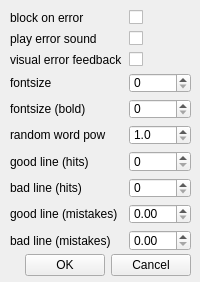
<?xml version="1.0" encoding="UTF-8"?>
<ui version="4.0">
 <class>SettingsWidget</class>
 <widget class="QWidget" name="SettingsWidget">
  <property name="geometry">
   <rect>
    <x>0</x>
    <y>0</y>
    <width>200</width>
    <height>282</height>
   </rect>
  </property>
  <property name="windowTitle">
   <string>Form</string>
  </property>
  <widget class="QWidget" name="formLayoutWidget">
   <property name="geometry">
    <rect>
     <x>10</x>
     <y>10</y>
     <width>181</width>
     <height>241</height>
    </rect>
   </property>
   <layout class="QFormLayout" name="formLayout">
    <property name="fieldGrowthPolicy">
     <enum>QFormLayout::AllNonFixedFieldsGrow</enum>
    </property>
    <item row="0" column="0">
     <widget class="QLabel" name="label">
      <property name="text">
       <string>block on error</string>
      </property>
     </widget>
    </item>
    <item row="0" column="1">
     <widget class="QCheckBox" name="blockOnError">
      <property name="text">
       <string/>
      </property>
     </widget>
    </item>
    <item row="1" column="0">
     <widget class="QLabel" name="label_2">
      <property name="text">
       <string>play error sound</string>
      </property>
     </widget>
    </item>
    <item row="1" column="1">
     <widget class="QCheckBox" name="playErrorSound">
      <property name="text">
       <string/>
      </property>
     </widget>
    </item>
    <item row="3" column="0">
     <widget class="QLabel" name="label_3">
      <property name="text">
       <string>fontsize</string>
      </property>
     </widget>
    </item>
    <item row="3" column="1">
     <widget class="QSpinBox" name="fontSize"/>
    </item>
    <item row="4" column="0">
     <widget class="QLabel" name="label_4">
      <property name="text">
       <string>fontsize (bold)</string>
      </property>
     </widget>
    </item>
    <item row="4" column="1">
     <widget class="QSpinBox" name="fontBoldSize"/>
    </item>
    <item row="2" column="0">
     <widget class="QLabel" name="label_5">
      <property name="text">
       <string>visual error feedback</string>
      </property>
     </widget>
    </item>
    <item row="2" column="1">
     <widget class="QCheckBox" name="visualErrorFeedback">
      <property name="text">
       <string/>
      </property>
     </widget>
    </item>
    <item row="5" column="0">
     <widget class="QLabel" name="label_6">
      <property name="text">
       <string>random word pow</string>
      </property>
     </widget>
    </item>
    <item row="5" column="1">
     <widget class="QDoubleSpinBox" name="pow">
      <property name="decimals">
       <number>1</number>
      </property>
      <property name="minimum">
       <double>1.000000000000000</double>
      </property>
      <property name="maximum">
       <double>4.000000000000000</double>
      </property>
      <property name="singleStep">
       <double>0.100000000000000</double>
      </property>
     </widget>
    </item>
    <item row="6" column="0">
     <widget class="QLabel" name="label_7">
      <property name="text">
       <string>good line (hits)</string>
      </property>
     </widget>
    </item>
    <item row="7" column="0">
     <widget class="QLabel" name="label_8">
      <property name="text">
       <string>bad line (hits)</string>
      </property>
     </widget>
    </item>
    <item row="8" column="0">
     <widget class="QLabel" name="label_9">
      <property name="text">
       <string>good line (mistakes)</string>
      </property>
     </widget>
    </item>
    <item row="9" column="0">
     <widget class="QLabel" name="label_10">
      <property name="text">
       <string>bad line (mistakes)</string>
      </property>
     </widget>
    </item>
    <item row="6" column="1">
     <widget class="QSpinBox" name="goodLineA">
      <property name="maximum">
       <number>1000</number>
      </property>
     </widget>
    </item>
    <item row="7" column="1">
     <widget class="QSpinBox" name="badLineA">
      <property name="maximum">
       <number>1000</number>
      </property>
     </widget>
    </item>
    <item row="8" column="1">
     <widget class="QDoubleSpinBox" name="goodLineE"/>
    </item>
    <item row="9" column="1">
     <widget class="QDoubleSpinBox" name="badLineE"/>
    </item>
   </layout>
  </widget>
  <widget class="QWidget" name="horizontalLayoutWidget">
   <property name="geometry">
    <rect>
     <x>10</x>
     <y>250</y>
     <width>181</width>
     <height>31</height>
    </rect>
   </property>
   <layout class="QHBoxLayout" name="horizontalLayout">
    <item>
     <spacer name="horizontalSpacer">
      <property name="orientation">
       <enum>Qt::Horizontal</enum>
      </property>
      <property name="sizeHint" stdset="0">
       <size>
        <width>40</width>
        <height>20</height>
       </size>
      </property>
     </spacer>
    </item>
    <item>
     <widget class="QPushButton" name="ok">
      <property name="text">
       <string>OK</string>
      </property>
     </widget>
    </item>
    <item>
     <widget class="QPushButton" name="cancel">
      <property name="text">
       <string>Cancel</string>
      </property>
     </widget>
    </item>
   </layout>
  </widget>
 </widget>
 <resources/>
 <connections/>
</ui>
